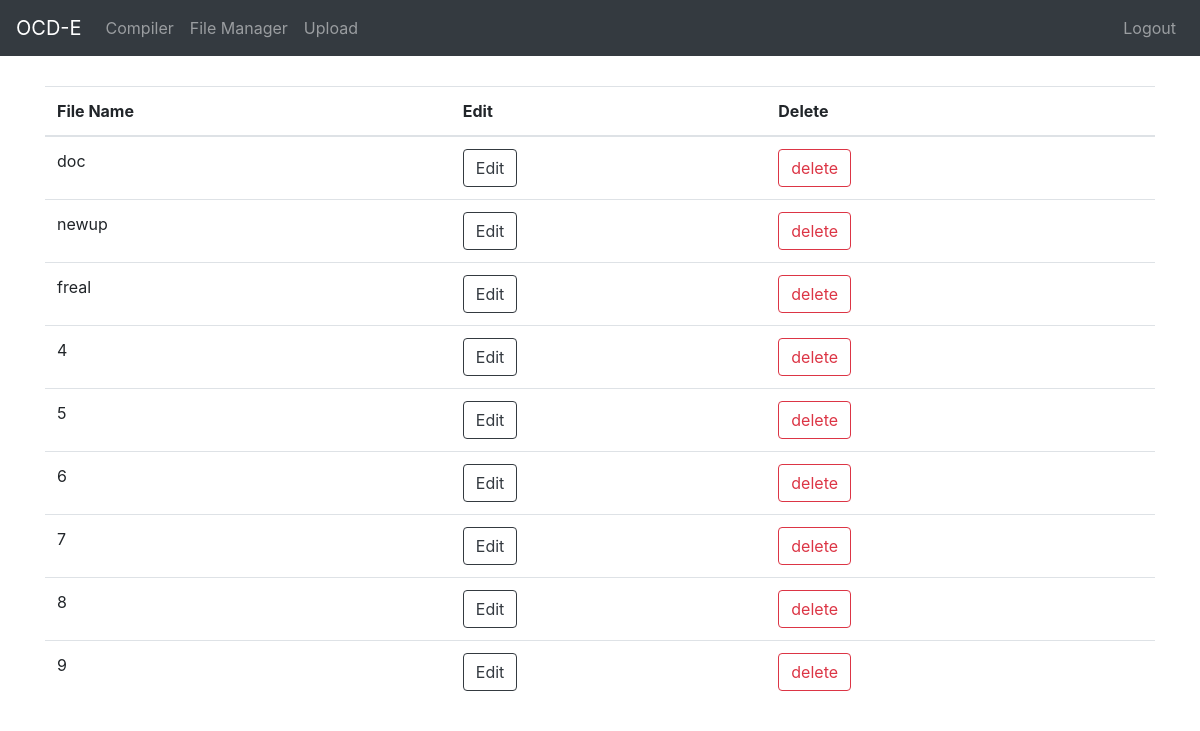
Page /viewfile/ (signed in) on the committed database.
### user/models.py (models this page shows, shortened)
class Document(models.Model):
    name = models.CharField(max_length=100)
    docfile = models.FileField(upload_to=user_directory_path)
    uploaded_at = models.DateTimeField(auto_now_add=True)
    user = models.ForeignKey(settings.AUTH_USER_MODEL, related_name='documents',on_delete=models.CASCADE)

### user/views.py (the view)
# urls.py: path('viewfile/',user_views.get, name='viewfile'),
def get(request):
    documents_list = Document.objects.filter(user=request.user)
    return render(request, 'user/viewfile.html', {'documents': documents_list})

### user/templates/user/viewfile.html (shortened to what this page needs)
<!DOCTYPE html>
<html lang="en">
<head>
  <link rel="stylesheet" href="https://maxcdn.bootstrapcdn.com/bootstrap/4.5.2/css/bootstrap.min.css">
</head>
<body>
<nav class="navbar navbar-expand-sm bg-dark navbar-dark">
  <a class="navbar-brand" href="{% url 'reset' %}">OCD-E</a>
  <div class="collapse navbar-collapse" id="collapsibleNavbar">
   {% if user.is_authenticated %}
    <ul class="navbar-nav">
      <li class="nav-item">
        <a class="nav-link" href="{% url 'compiler' %}">Compiler</a>
      </li>
      <li class="nav-item">
        <a class="nav-link" href="{% url 'viewfile' %}">File Manager</a>
      </li>
      <li class="nav-item">
        <a class="nav-link" href="{% url 'upload' %}">Upload</a>
      </li>
      </ul>
      <ul class="nav navbar-nav ml-auto">
      <li class="nav-item">
        <a class="nav-link" href="{% url 'logout' %}">Logout</a>
      </li>
      </ul>
      {% endif %}
  </div>
</nav>
<div class="container" style="margin-top:30px">
  <table class="table table-hover">
    <thead>
      <tr>
        <th>File Name</th>
        <th>Edit</th>
        <th>Delete</th>
      </tr>
    </thead>
    <tbody>
    {% for file in documents %}
    <tr>
        <td>{{ file.name }}</td>
        <td>
            <form method="POST" action="{% url 'edit' file.pk %}">
            <button type="submit" class="btn btn-outline-dark">Edit</button>
            </form>
        </td>
        <td>
            <form method="POST" action="{% url 'delete' file.pk %}">
            <button type="submit" class="btn btn-outline-danger">delete</button>
            </form>
        </td>
    </tr>
    {% endfor %}
    </tbody>
  </table>
</div>
</body>
</html>

### rows in the picture
Document: name "doc"
Document: name "newup"
Document: name "freal"
Document: name "4"
Document: name "5"
Document: name "6"
Document: name "7"
Document: name "8"
Document: name "9"
